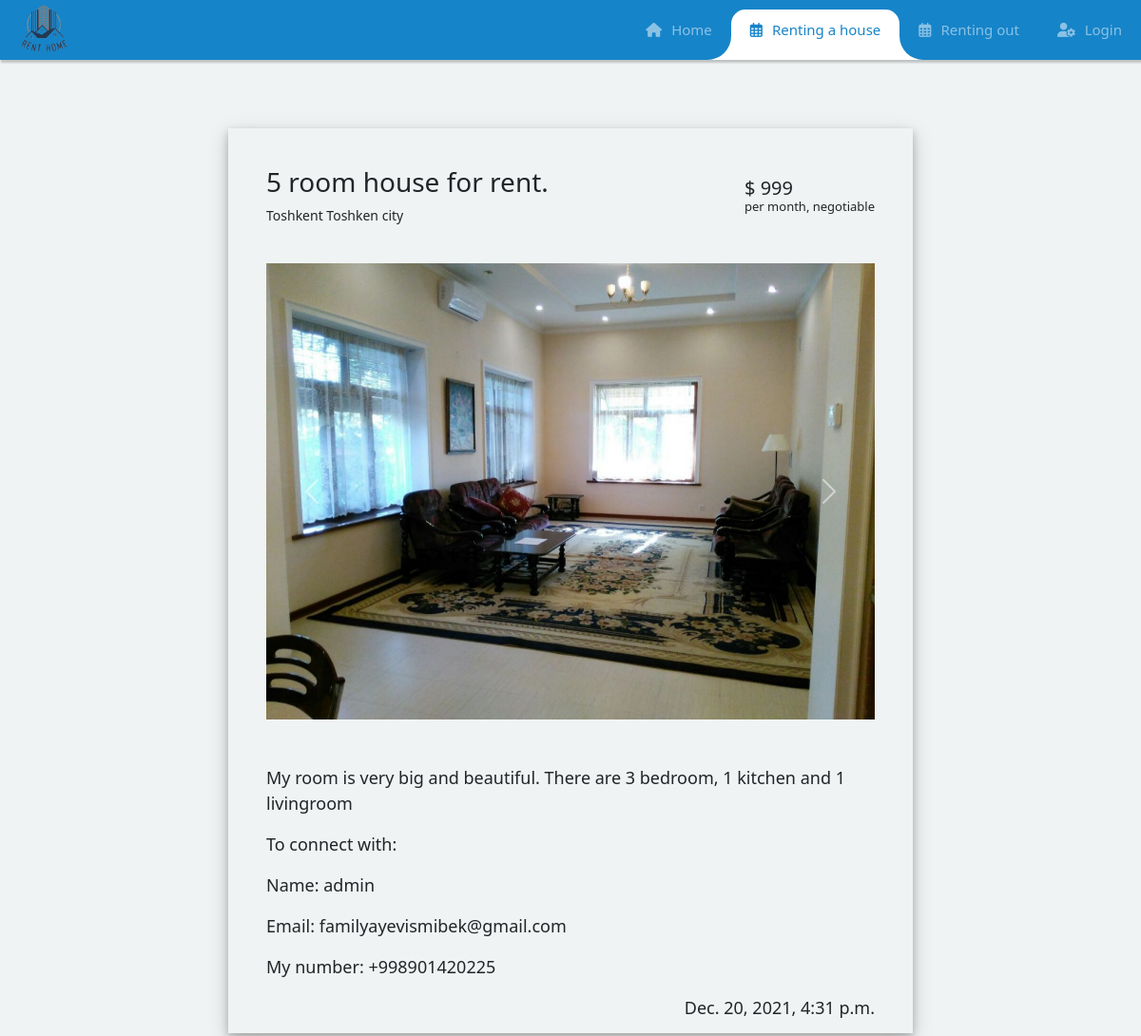
Screenshot of /home/11/ with the database file from the repository.
### uy/models.py (models this page shows, shortened)
class New_home(models.Model):
	user = models.ForeignKey(Profile, on_delete=models.CASCADE, null=True)
	region = models.CharField(max_length=150)
	district = models.CharField(max_length=150)
	cost = models.CharField(max_length=100)
	number_of_rooms = models.CharField(max_length=100)
	desc = models.TextField()
	date = models.DateTimeField(auto_now_add=True, null=True)
	img_1 = models.ImageField(upload_to="home_images/")
	img_2 = models.ImageField(upload_to="home_images/")
	img_3 = models.ImageField(upload_to="home_images/")
	class Meta:
		verbose_name = 'home'
		verbose_name_plural = 'homes'

class Profile(models.Model):
	user = models.OneToOneField(User,blank=True,null=True, on_delete=models.CASCADE)
	name = models.CharField(max_length=50, null=True)
	phone= models.CharField(max_length=50,null=True)

### uy/views.py (the view)
# urls.py: path('home/<int:id>/', views.PostViewDetail.as_view(), name='home_detail'),
class PostViewDetail(View):
    def get(self,request,id):
        home = get_object_or_404(New_home, id=id)
        context = {'home':home,}
        return render(request, 'Home.html', context)

### templates/Home.html (shortened to what this page needs)
{% load static %}
{% block content %}
<!DOCTYPE html>
<html lang="en">
<head>
    <meta name="viewport" content="width=device-width, user-scalable=no, initial-scale=1.0, maximum-scale=1.0, minimum-scale=1.0"><link rel='stylesheet' href='https://stackpath.bootstrapcdn.com/bootstrap/4.3.1/css/bootstrap.min.css'>
<link rel='stylesheet' href='https://cdnjs.cloudflare.com/ajax/libs/font-awesome/5.10.2/css/all.css'><link rel="stylesheet" href="{% static 'css/navbar.css' %}">
<link rel="stylesheet" href="{% static 'css/style.css' %}">
<link rel="stylesheet" href="https://cdnjs.cloudflare.com/ajax/libs/font-awesome/6.0.0-beta3/css/all.min.css" />
<link href="https://cdn.jsdelivr.net/npm/bootstrap@5.1.3/dist/css/bootstrap.min.css" rel="stylesheet">
</head>
<body class="section">
  <nav class="navbar navbar-expand-custom navbar-mainbg navbar-sticky" style="padding: 0;" >
    <a class="navbar-brand navbar-logo" href="/"><img src="{% static 'img/logo.png' %}" alt=""></a>
    <div class="collapse navbar-collapse" id="navbarSupportedContent">
        <ul class="navbar-nav ml-auto">
            <div class="hori-selector"><div class="left"></div><div class="right"></div></div>
            <li class="nav-item">
                <a class="nav-link " href="/"><i class="fas fa-home"></i></i>Home</a>
            </li>
            <li class="nav-item active">
                <a class="nav-link" href="{% url 'uy:ijara' %}"><i class="far fa-calendar-alt"></i>Renting a house</a>
            </li>
            <li class="nav-item">
                <a class="nav-link" href="{% url 'uy:qoyish' %}"><i class="far fa-calendar-alt"></i>Renting out</a>
            </li>
            <li class="nav-item">
                {% if user.is_authenticated %}
                <a class="nav-link" href="{% url 'uy:logoutacc' %}"><i class="fas fa-user-cog"></i>Logout</a>
                {% else %}
                 <a class="nav-link" href="{% url 'uy:login' %}"><i class="fas fa-user-cog"></i>Login</a>
                 {% endif %}
            </li>
        </ul>
    </div>
</nav>
    <section class="home">
        <h3>{{home.number_of_rooms}} room house for rent. </h3>
        <h5>$ {{home.cost}}<p>per month, negotiable</p></h5>
        <p>{{home.region}} {{home.district}}</p>
    <div class="corusel">
          <div id="carouselExampleFade" class="carousel slide carousel-fade" data-bs-ride="carousel">
            <div class="carousel-inner">
              <div class="carousel-item active">
                <img src="{{home.img_1.url}}" class="d-block w-100" alt="image1">
              </div>
            </div>
            <button class="carousel-control-prev" type="button" data-bs-target="#carouselExampleFade" data-bs-slide="prev">
              <span class="carousel-control-prev-icon" aria-hidden="true"></span>
            </button>
            <button class="carousel-control-next" type="button" data-bs-target="#carouselExampleFade" data-bs-slide="next">
              <span class="carousel-control-next-icon" aria-hidden="true"></span>
            </button>
          </div>
        </div>
        <div class="text">
            <p class="mt-5">{{home.desc}}</p>
            <p>To connect with:</p>
              <p>Name: {{home.user.name}}<p>
              <p>Email: {{home.user.user.email}}<p>
              <p>My number: +998{{home.user.phone}}</p>
              <p style="float: right;">{{home.date}}</p>
        </div>
    </section>
</body>
</html>
{% endblock content %}

### staticfiles/css/navbar.css (style rules this page uses)
nav { position: sticky; top: 0; }
body { font-family: 'Roboto', sans-serif; }
* { margin: 0; padding: 0; }
i { margin-right: 10px; }
.navbar-logo img { height: 52px; margin-left: 20px; }
.navbar-sticky { position: sticky; width: 100%; top: 0; z-index: 1; box-shadow: 2px 2px 2px 1px rgba(0, 0, 0, 0.2); }
.navbar-mainbg { background-color: #1684c9; padding: 0px; }
#navbarSupportedContent { overflow: hidden; position: relative; }
#navbarSupportedContent ul { padding: 0px; margin: 0px; }
#navbarSupportedContent ul li a i { margin-right: 10px; }
#navbarSupportedContent li { list-style-type: none; float: left; }
#navbarSupportedContent ul li a { color: rgba(255,255,255,0.5); text-decoration: none; font-size: 15px; display: block; padding: 20px 20px; transition-duration:0.6s; transition-timing-function: cubic-bezier(0.68, -0.55, 0.265, 1.55); position: relative; }
#navbarSupportedContent>ul>li.active>a { color: #1684c9; background-color: transparent; transition: all 0.7s; }
.hori-selector { display:inline-block; position:absolute; height: 100%; top: 0px; left: 0px; transition-duration:0.6s; transition-timing-function: cubic-bezier(0.68, -0.55, 0.265, 1.55); background-color: #fff; border-top-left-radius: 15px; border-top-right-radius: 15px; margin-top: 10px; }
.hori-selector .right, .hori-selector .left { position: absolute; width: 25px; height: 25px; background-color: #fff; bottom: 10px; }
.hori-selector .right { right: -25px; }
.hori-selector .left { left: -25px; }
.hori-selector .right:before, .hori-selector .left:before { content: ''; position: absolute; width: 50px; height: 50px; border-radius: 50%; background-color: #1684c9; }
.hori-selector .right:before { bottom: 0; right: -25px; }
.hori-selector .left:before { bottom: 0; left: -25px; }
@media (min-width: 992px) { .navbar-expand-custom { -ms-flex-flow: row nowrap; flex-flow: row nowrap; -ms-flex-pack: start; justify-content: flex-start; } }
@media (min-width: 992px) { .navbar-expand-custom .navbar-nav { -ms-flex-direction: row; flex-direction: row; } }
@media (min-width: 992px) { .navbar-expand-custom .navbar-collapse { display: -ms-flexbox!important; display: flex!important; -ms-flex-preferred-size: auto; flex-basis: auto; } }

### staticfiles/css/style.css (style rules this page uses)
.section { background-color: #f0f3f3; width: 100%; height: 100vh; }
.corusel { margin-top: 40px; }
.home { margin: 9vh auto 9vh; width: 60%; box-shadow: 0 4px 8px 0 rgba(0, 0, 0, 0.2), 0 6px 20px 0 rgba(0, 0, 0, 0.19); padding: 40px; }
body { margin-bottom: 100px; }
.home h3 { width: 70%; }
.home h5 { float: right; margin-top: -30px; }
.home h5 p { font-size: 13px; }
.text p { font-size: 18px; }
p { font-size: 14px; }

### rows the page displays
New_home: number_of_rooms "5", cost "999", region "Toshkent", district "Toshken city", img_1 (picture), desc "My room is very big and beautiful. There are 3 bedroom, 1 kitchen and 1 livingroom", user.name "admin", user.user.email "familyayevismibek@gmail.com", user.phone "901420225", date "Dec. 20, 2021, 4:31 p.m."
